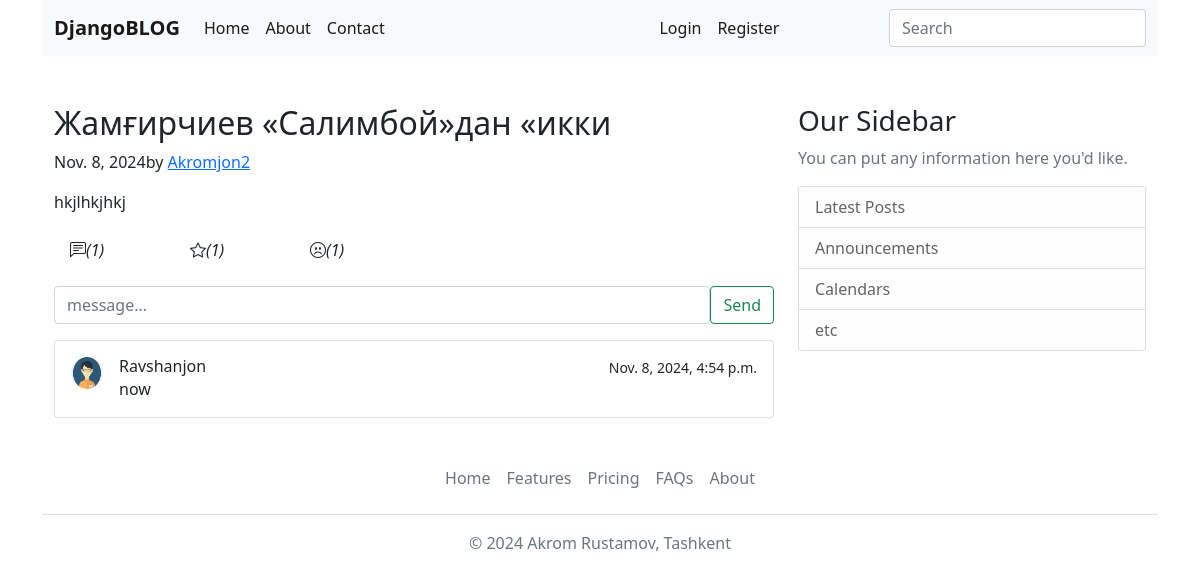
Before: /post/sldjfojiowjio3 with the older database file.
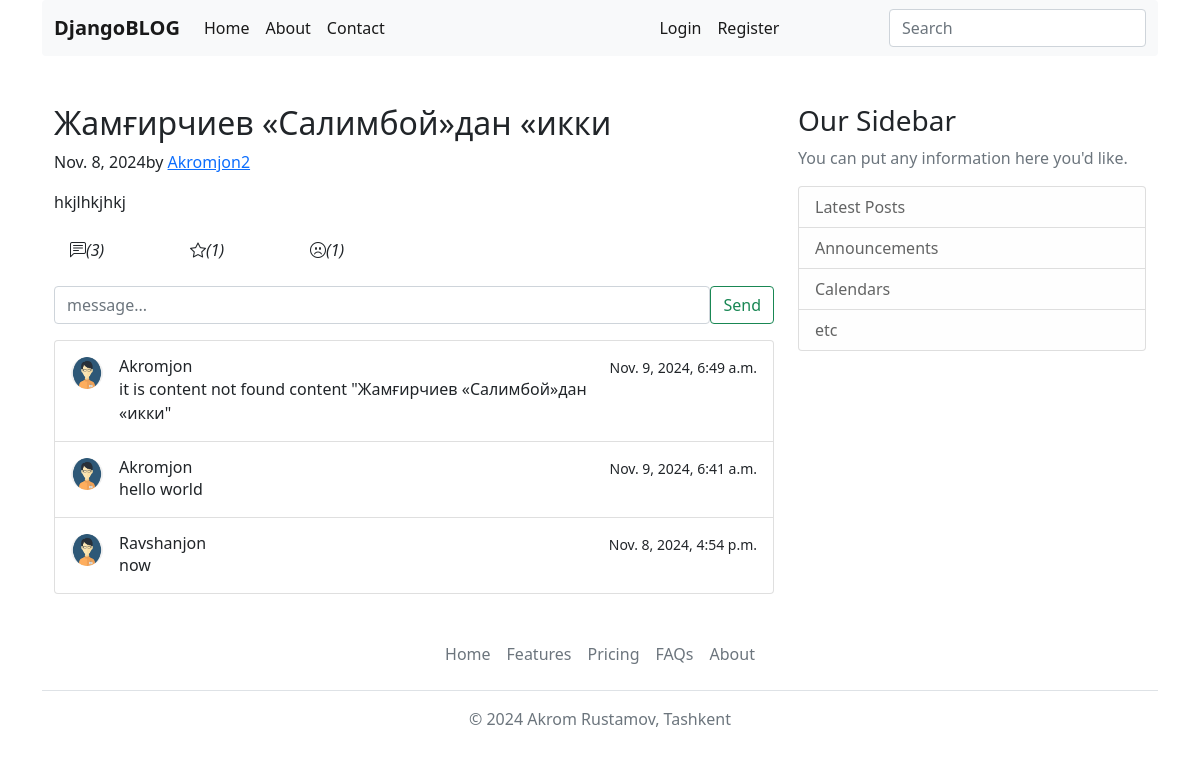
After: the same page with the newer database file.
### apps/blog/models.py (models this page shows, shortened)
class Post(TimestempedAbstractModel):
    title = models.CharField(max_length=120)
    slug = models.SlugField(max_length=255, unique=True, db_index=True)
    content = models.TextField()
    publisher_at = models.DateField()
    is_active = models.BooleanField(default=False)
    author = models.ForeignKey("User", models.CASCADE, "posts")
    watching = models.BigIntegerField(default=0)
    def save(self, *args, **kwargs):
        if not self.slug:
            self.slug = slugify(self.title)
        return super().save(*args, **kwargs)
    def like_count(self):
        return self.post_likes.count()
    def dislike_count(self):
        return self.post_dislikes.count()
    def comment_count(self):
        return self.post_comments.count()

class User(AbstractUser, TimestempedAbstractModel):
    avatar = models.ImageField(
        upload_to="avatars/", null=True, default="avatars/default/logo.png"
    )

class PostComment(TimestempedAbstractModel):
    user = models.ForeignKey("User", models.CASCADE, "post_comments")
    post = models.ForeignKey("Post", models.DO_NOTHING, "post_comments")
    message = models.TextField()

### apps/blog/views.py (the view)
# urls.py: path("post/<slug:slug>", views.PostDetailPageView.as_view(), name="post_detail"),
class PostDetailPageView(View):
    template_name = "blog/post_detail.html"
    def get(self, request, slug):
        post = get_object_or_404(Post, slug=slug)
        post_comments = post.post_comments.all().order_by("-created_at")
        post.watching += 1
        post.save()
        return render(
            request,
            "blog/post_detail.html",
            {
                "post": post,
                "post_comments": post_comments
            }
        )

### apps/blog/templatetags/blog_tags.py (called while the page is built)
@register.filter(name="markdown")
def markdown_format(text):
    return mark_safe(markdown2.markdown(text))

### templates/blog/post_detail.html (shortened to what this page needs)
{% extends 'base.html' %}
{% load static blog_tags %}
{% block content %}
<main role="main" class="container">
  <div class="row">
    <div class="col-md-8">
      <article class="blog-post">
        <h2 class="blog-post-title">{{ post.title }}</h2>
        <p class="blog-post-meta">{{ post.publisher_at }}by <a href="#">{{ post.author }}</a></p>
        <p>{{ post.content|markdown }}</p>
      </article>
      <div class="d-flex mt-3 mb-3">
        <div class="col-md-2">
          <a href="#" class="nav-link text-dark">
            <i class="bi bi-chat-left-text">({{ post.comment_count }})</i>
          </a>
        </div>
        <div class="col-md-2">
          <a href="{% url 'post_like' post.slug %}" class="nav-link text-dark">
            {% if request.user.is_authenticated %}
              {% if post|check_like:request.user %}
                <i class="bi bi-star-fill">({{ post.like_count }})</i>
              {% else %}
                <i class="bi bi-star">({{ post.like_count }})</i>
              {% endif %}
            {% else %}
                <i class="bi bi-star">({{ post.like_count }})</i>
            {% endif %}
          </a>
        </div>
        <div class="col-md-2">
          <a href="{% url 'post_dislike' post.slug %}" class="nav-link text-dark">
            {% if request.user.is_authenticated %}
              {% if post|check_dislike:request.user %}
                <i class="bi bi-emoji-frown-fill">({{ post.dislike_count }})</i>
              {% else %}
                <i class="bi bi-emoji-frown">({{ post.dislike_count }})</i>
              {% endif %}
            {% else %}
              <i class="bi bi-emoji-frown">({{ post.dislike_count }})</i>
            {% endif %}
          </a>
        </div>
      </div>
      <form action="{% url 'post_message' post.slug %}" class="mt-3 mb-3">
        <div class="d-flex">
          <input type="text" name="post_message_input" class="form-control" placeholder="message..." required="">
          <button class="btn btn-outline-success">Send</button>
        </div>
      </form>
      <div>
        <div class="list-group">
          {% for comment in post_comments %}
          <a href="#" class="list-group-item list-group-item-action d-flex gap-3 py-3" aria-current="true">
            <img src="{{ comment.user.avatar.url }}" alt="twbs" width="32" height="32" class="rounded-circle flex-shrink-0">
            <div class="d-flex gap-2 w-100 justify-content-between">
              <div>
                <h6 class="mb-0">{{ comment.user }}</h6>
                <p class="mb-0 opacity-75">{{ comment.message }}</p>
              </div>
              <small class="opacity-50 text-nowrap">{{ comment.created_at }}</small>
            </div>
          </a>
          {% empty %}
            <center>Now messages</center>
          {% endfor %}
        </div>
      </div>
    </div>
    {% include 'components/latest_posts.html' %}
  </div>
</main>
{% endblock %}

### templates/base.html (shortened to what this page needs)
{% load static %}
<!DOCTYPE html>
<html>
<head>
    <link rel="stylesheet" href="{% static 'bootstrap/css/bootstrap.min.css' %}">
    <link rel="stylesheet" href="{% static 'bootstrap/js/icons/bootstrap-icons.min.css' %}">
</head>
<body>
    <div class="container">
      {% include 'components/headers.html' %}
      <div class="mt-5">
         <div id="main-content">
           {% block content %}
           {% endblock %}
         </div>
      </div>
      {% include 'components/footers.html' %}
    </div>
</body>
</html>

### templates/components/headers.html (shortened to what this page needs)
<nav class="navbar navbar-expand-lg navbar-light bg-light rounded" aria-label="Eleventh navbar example">
    <div class="container-fluid">
      <a class="navbar-brand" href="{% url 'home' %}"><b>DjangoBLOG</b></a>
      <div class="collapse navbar-collapse" id="navbarsExample09">
        <ul class="navbar-nav me-auto mb-2 mb-lg-0">
          <li class="nav-item">
            <a class="nav-link active" aria-current="page" href="{% url 'home' %}">Home</a>
          </li>
          <li class="nav-item">
            <a class="nav-link active" aria-current="page" href="{% url 'about' %}">About</a>
          </li>
          <li class="nav-item">
            <a class="nav-link active" aria-current="page" href="{% url 'contacts' %}">Contact</a>
          </li>
        </ul>
        <ul class="navbar-nav col-md-3">
          {% if request.user.is_authenticated %}
          <li class="nav-item dropdown">
            <a class="nav-link dropdown-toggle" href="#" id="dropdown09" data-bs-toggle="dropdown" aria-expanded="false">{{ request.user }}</a>
            <ul class="dropdown-menu" aria-labelledby="dropdown09">
              <li><a class="dropdown-item" href="{% url 'post_form' %}">Create</a></li>
              <li><a class="dropdown-item" href="{% url 'profile' %}">Profile</a></li>
              <li><a class="dropdown-item" href="{% url 'logout' %}">Logout</a></li>
            </ul>
          </li>
          {% else %}
          <li class="nav-item">
              <a class="nav-link active" aria-current="page" href="{% url 'login' %}">Login</a>
          </li>
          <li class="nav-item">
              <a class="nav-link active" aria-current="page" href="{% url 'register' %}">Register</a>
          </li>
        {% endif %}
        </ul>
        <form action="{% url 'home' %}">
          <input class="form-control" type="text" name="search_query" placeholder="Search" aria-label="Search">
        </form>
      </div>
    </div>
  </nav>

### templates/components/latest_posts.html
<div class="col-md-4">
    <div class="content-section">
      <h3>Our Sidebar</h3>
      <p class='text-muted'>You can put any information here you'd like.
        <ul class="list-group">
          <li class="list-group-item list-group-item-light">Latest Posts</li>
          <li class="list-group-item list-group-item-light">Announcements</li>
          <li class="list-group-item list-group-item-light">Calendars</li>
          <li class="list-group-item list-group-item-light">etc</li>
        </ul></p>
  </div>
  </div>

### templates/components/footers.html (shortened to what this page needs)
<footer class="py-3 my-4">
    <ul class="nav justify-content-center border-bottom pb-3 mb-3">
      <li class="nav-item"><a href="#" class="nav-link px-2 text-muted">Home</a></li>
      <li class="nav-item"><a href="#" class="nav-link px-2 text-muted">Features</a></li>
      <li class="nav-item"><a href="#" class="nav-link px-2 text-muted">Pricing</a></li>
      <li class="nav-item"><a href="#" class="nav-link px-2 text-muted">FAQs</a></li>
      <li class="nav-item"><a href="#" class="nav-link px-2 text-muted">About</a></li>
    </ul>
    <p class="text-center text-muted">© 2024 Akrom Rustamov, Tashkent</p>
  </footer>

Changed rows visible on the page:
changed Post "Жамғирчиев «Салимбой»дан «икки": comment_count "1" → "3"
added PostComment: user.avatar (picture), user "Akromjon", message "it is content not found content \"Жамғирчиев «Салимбой»дан «икки\"", created_at "Nov. 9, 2024, 6:49 a.m."
added PostComment: user.avatar (picture), user "Akromjon", message "hello world", created_at "Nov. 9, 2024, 6:41 a.m."
